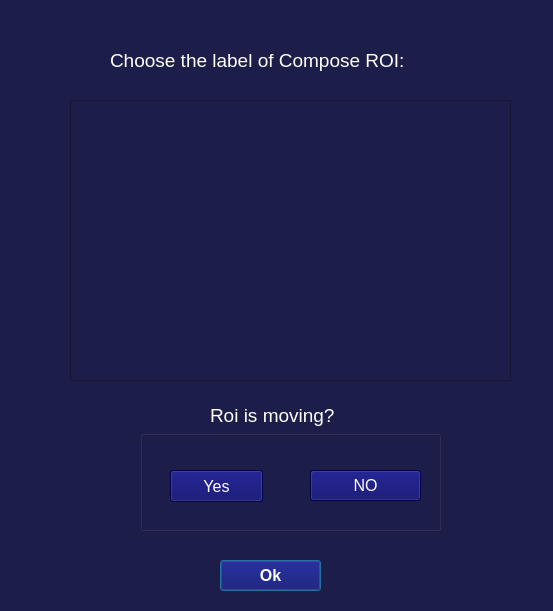
<?xml version="1.0" encoding="UTF-8"?>
<ui version="4.0">
 <class>SaveComposeROI</class>
 <widget class="QDialog" name="SaveComposeROI">
  <property name="geometry">
   <rect>
    <x>0</x>
    <y>0</y>
    <width>553</width>
    <height>611</height>
   </rect>
  </property>
  <property name="windowTitle">
   <string>Dialog</string>
  </property>
  <property name="styleSheet">
   <string notr="true">background-color: rgb(28, 29, 73);
color: rgb(255, 255, 255);</string>
  </property>
  <widget class="QLabel" name="label">
   <property name="geometry">
    <rect>
     <x>110</x>
     <y>40</y>
     <width>371</width>
     <height>41</height>
    </rect>
   </property>
   <property name="font">
    <font>
     <family>Arial</family>
     <pointsize>14</pointsize>
    </font>
   </property>
   <property name="text">
    <string>Choose the label of Compose ROI:</string>
   </property>
  </widget>
  <widget class="QPushButton" name="button_save_compose_ROI">
   <property name="geometry">
    <rect>
     <x>220</x>
     <y>560</y>
     <width>101</width>
     <height>31</height>
    </rect>
   </property>
   <property name="font">
    <font>
     <family>Arial</family>
     <pointsize>12</pointsize>
     <weight>75</weight>
     <bold>true</bold>
    </font>
   </property>
   <property name="styleSheet">
    <string notr="true">background-color: rgb(0, 0, 100);</string>
   </property>
   <property name="text">
    <string>Ok</string>
   </property>
  </widget>
  <widget class="QLabel" name="label_2">
   <property name="geometry">
    <rect>
     <x>210</x>
     <y>400</y>
     <width>161</width>
     <height>31</height>
    </rect>
   </property>
   <property name="font">
    <font>
     <family>Arial</family>
     <pointsize>14</pointsize>
    </font>
   </property>
   <property name="text">
    <string>Roi is moving?</string>
   </property>
  </widget>
  <widget class="QScrollArea" name="scrollArea">
   <property name="geometry">
    <rect>
     <x>70</x>
     <y>100</y>
     <width>441</width>
     <height>281</height>
    </rect>
   </property>
   <property name="widgetResizable">
    <bool>true</bool>
   </property>
   <property name="alignment">
    <set>Qt::AlignCenter</set>
   </property>
   <widget class="QWidget" name="scrollAreaWidgetContents_2">
    <property name="geometry">
     <rect>
      <x>0</x>
      <y>0</y>
      <width>439</width>
      <height>279</height>
     </rect>
    </property>
   </widget>
  </widget>
  <widget class="QGroupBox" name="groupBox">
   <property name="geometry">
    <rect>
     <x>140</x>
     <y>430</y>
     <width>301</width>
     <height>101</height>
    </rect>
   </property>
   <property name="title">
    <string/>
   </property>
   <widget class="QPushButton" name="button_yes">
    <property name="geometry">
     <rect>
      <x>30</x>
      <y>40</y>
      <width>93</width>
      <height>32</height>
     </rect>
    </property>
    <property name="font">
     <font>
      <family>Arial</family>
      <pointsize>12</pointsize>
     </font>
    </property>
    <property name="styleSheet">
     <string notr="true">background-color: rgb(0, 0, 100);</string>
    </property>
    <property name="text">
     <string>Yes</string>
    </property>
    <property name="checkable">
     <bool>false</bool>
    </property>
   </widget>
   <widget class="QPushButton" name="button_no">
    <property name="geometry">
     <rect>
      <x>170</x>
      <y>40</y>
      <width>111</width>
      <height>31</height>
     </rect>
    </property>
    <property name="font">
     <font>
      <family>Arial</family>
      <pointsize>12</pointsize>
     </font>
    </property>
    <property name="styleSheet">
     <string notr="true">background-color: rgb(0, 0, 100);</string>
    </property>
    <property name="text">
     <string>NO</string>
    </property>
   </widget>
  </widget>
 </widget>
 <resources/>
 <connections/>
</ui>
